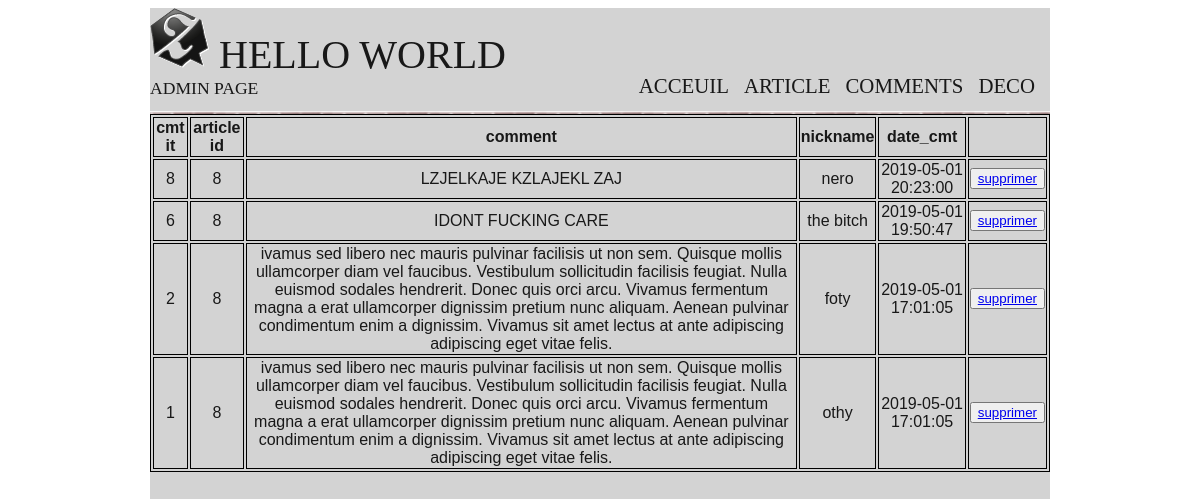
Screenshot of /admin/cmt.php with the database file from the repository.
### tables this page shows
CREATE TABLE IF NOT EXISTS `comment` (
  `id_cmt` int(11) NOT NULL AUTO_INCREMENT,
  `id_article` int(11) NOT NULL,
  `comment` text NOT NULL,
  `nickname` varchar(10) NOT NULL,
  `date_cmt` datetime NOT NULL DEFAULT CURRENT_TIMESTAMP,
  PRIMARY KEY (`id_cmt`),
  KEY `comment_fk0` (`id_article`)
);

### admin/cmt.php (the view, shortened to what this page needs)
<html>
    <head>
	<link rel="stylesheet" href="../css/admin.css">
    </head>
    <body>
        <div style="width: 900px;margin:auto;height: 900px;
    background-color: lightgray;">
<?php
	$servername = "localhost";
            $username = "root";
            $password = "";
            $conn = new mysqli($servername, $username, $password,'news');
            ?>
        <div class="vue">
	<?php
	$sql = "SELECT * FROM comment order by id_article desc limit 7";
	$result = $conn->query($sql);
     echo "<table>
				<tr>
					<th>cmt it</th>
					<th>article id</th>
					<th>comment</th>
					<th>nickname</th>
					<th>date_cmt</th>
                    <th>    </th>
				</tr>";
     while ( $art = mysqli_fetch_assoc($result)){
     	echo "<tr>
					<td>".$art['id_cmt']."</td>
					<td>".$art['id_article']."</td>
					<td>".$art['comment']."</td>
					<td>".$art['nickname']."</td>
					<td>".$art['date_cmt']."</td>
					"?>
            <td> <button type="button" value="Delete"><a href="?id_cmt=<?php echo $art["id_cmt"] ?>">supprimer</a></button> </td>
        </tr>
       <?php
}
	 ?>
	</div>
            </div>
    </body>
</html>

### css/admin.css (style rules this page uses)
body { font-family: 'Trebuchet MS', Arial, sans-serif; color: #181818; }
section h1, footer h1, nav a { font-family: Dayrom, serif; font-weight: normal; text-transform: uppercase; }
header { background: url('../images/separateur.png') repeat-x bottom; display: flex; justify-content: space-between; align-items: flex-end; }
#titre_principal { display: flex; flex-direction: column; }
#logo { display: flex; flex-direction: row; align-items: baseline; }
#logo img { width: 59px; height: 60px; }
header h1 { font-family: 'BallparkWeiner', serif; font-size: 2.5em; font-weight: normal; margin: 0 0 0 10px; }
header h2 { font-family: Dayrom, serif; font-size: 1.1em; margin-top: 0px; font-weight: normal; }
table, th, td { border: 1px solid black; }
table { width: 100%; text-align: center; }
nav ul { list-style-type: none; display: flex; }
nav li { margin-right: 15px; }
nav a { font-size: 1.3em; color: #181818; padding-bottom: 3px; text-decoration: none; }
button { float:right; }

### rows the page displays
comment: id_cmt "8", id_article "8", comment "LZJELKAJE KZLAJEKL ZAJ", nickname "nero", date_cmt "2019-05-01 20:23:00"
comment: id_cmt "6", id_article "8", comment "IDONT FUCKING CARE", nickname "the bitch", date_cmt "2019-05-01 19:50:47"
comment: id_cmt "2", id_article "8", comment "ivamus sed libero nec mauris pulvinar facilisis ut non sem. Quisque mollis ullamcorper diam vel faucibus. Vestibulum sollicitudin facilisis feugiat. Nulla euismod sodales hendrerit. Donec quis orci arcu. Vivamus fermentum magna a erat ullamcorper dignissim pretium nunc aliquam. Aenean pulvinar condimentum enim a dignissim. Vivamus sit amet lectus at ante adipiscing adipiscing eget vitae felis.", nickname "foty", date_cmt "2019-05-01 17:01:05"
comment: id_cmt "1", id_article "8", comment "ivamus sed libero nec mauris pulvinar facilisis ut non sem. Quisque mollis ullamcorper diam vel faucibus. Vestibulum sollicitudin facilisis feugiat. Nulla euismod sodales hendrerit. Donec quis orci arcu. Vivamus fermentum magna a erat ullamcorper dignissim pretium nunc aliquam. Aenean pulvinar condimentum enim a dignissim. Vivamus sit amet lectus at ante adipiscing adipiscing eget vitae felis.", nickname "othy", date_cmt "2019-05-01 17:01:05"
